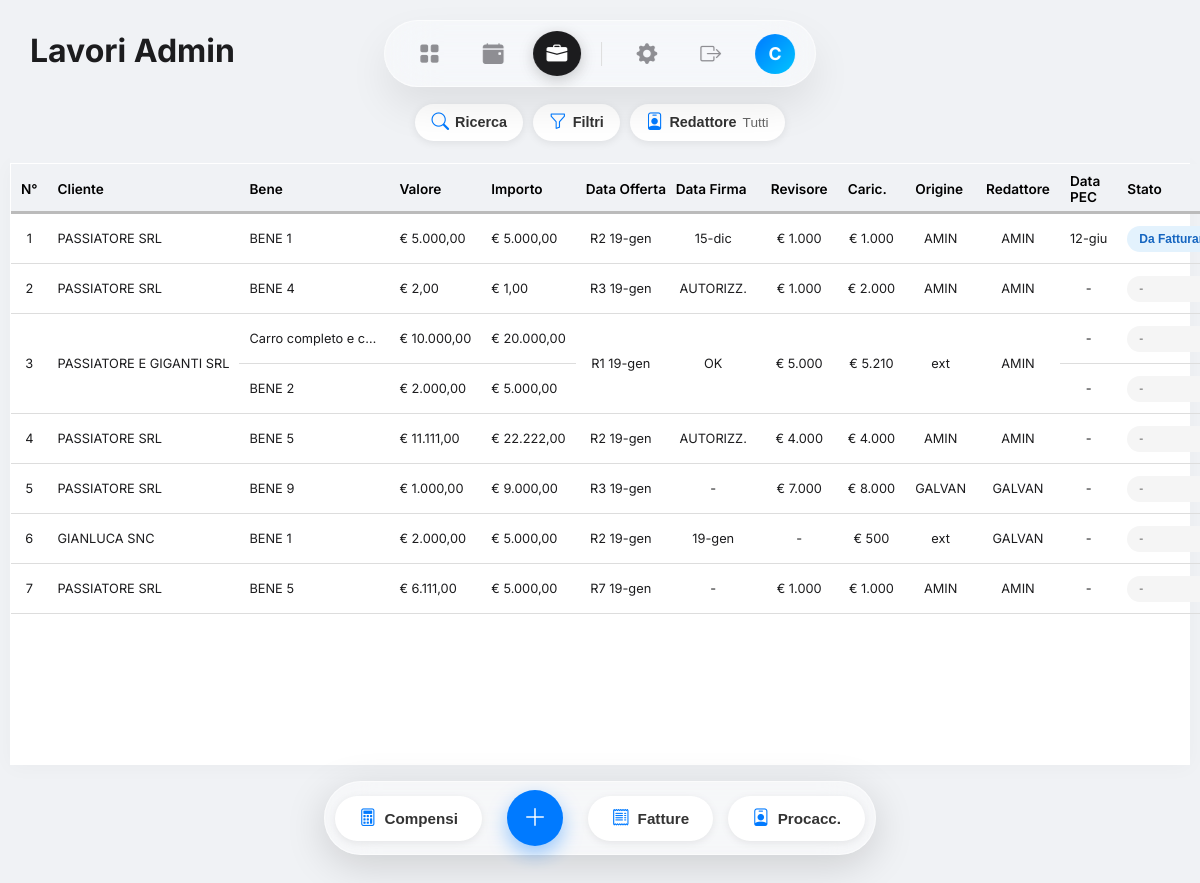
The page /lavori_admin (signed in) on the database as committed earlier.
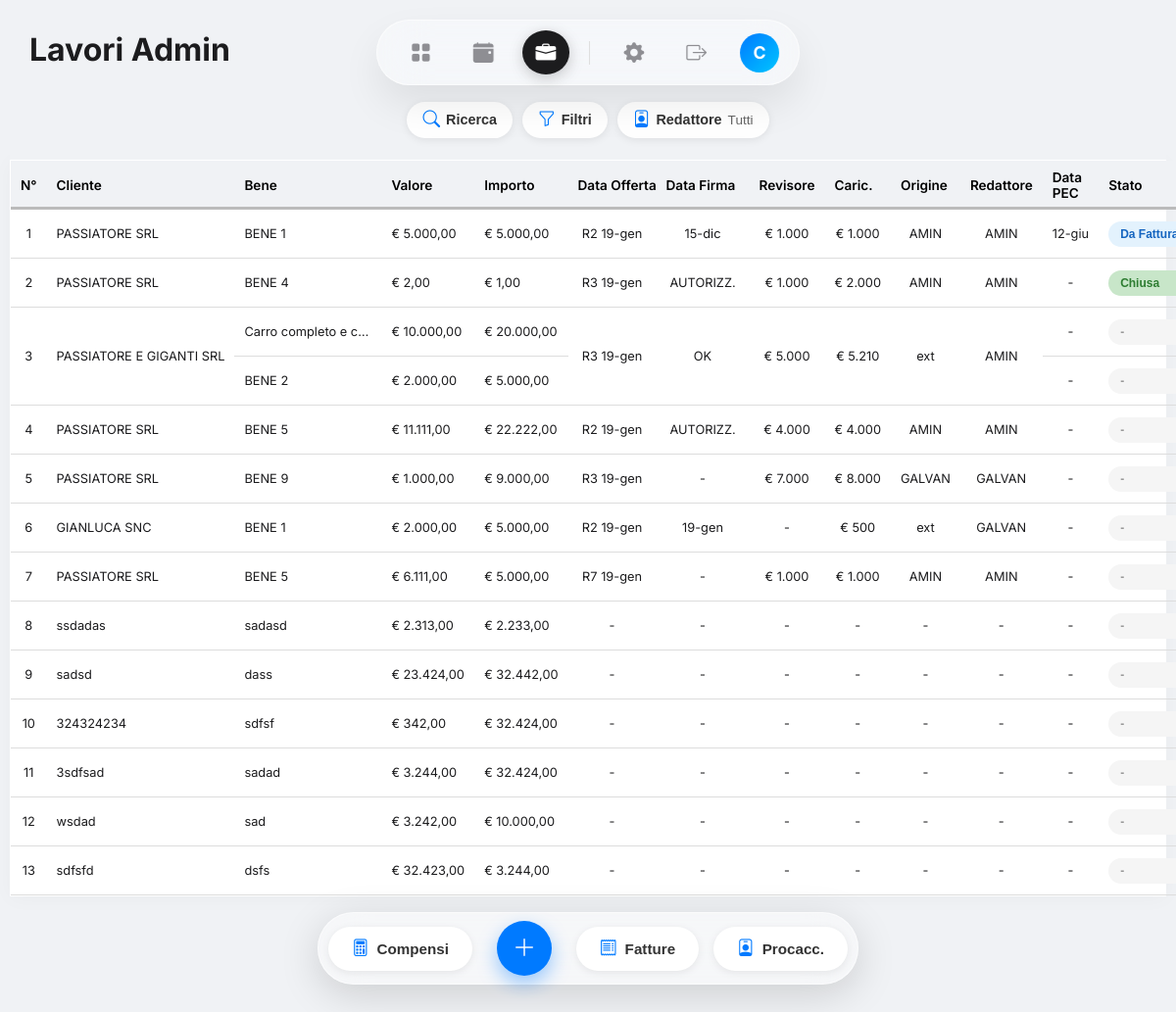
The same page on the database as committed later.
### app/models.py (models this page shows)
class LavoroAdmin(db.Model):
    id = db.Column(db.Integer, primary_key=True)
    numero = db.Column(db.Integer)
    cliente_id = db.Column(db.Integer, db.ForeignKey('cliente.id'))
    cliente_rel = db.relationship('Cliente', backref='lavori')
    cliente_nome = db.Column(db.String(150))
    bene = db.Column(db.Text)
    valore_bene = db.Column(db.Float, default=0.0)
    importo_offerta = db.Column(db.Float, default=0.0)
    origine = db.Column(db.String(50))
    nome_esterno = db.Column(db.String(100))
    redattore = db.Column(db.String(50))
    collaboratore = db.Column(db.String(100))
    data_offerta_check = db.Column(db.Boolean, default=False)
    data_offerta = db.Column(db.Date, nullable=True)
    data_firma_check = db.Column(db.Boolean, default=False)
    data_firma = db.Column(db.Date, nullable=True)
    data_pec = db.Column(db.Date, nullable=True)
    firma_esito = db.Column(db.String(20))  # 'OK' | 'AUTORIZZ.' oppure None
    stato = db.Column(db.String(50), default='vuoto')
    offerta_revision = db.Column(db.Integer, default=0)  # 0 = prima emissione (senza rev.)
    offerta_dirty = db.Column(db.Boolean, default=False)  # True se il lavoro è stato modificato dopo l'ultima offerta
    offerta_tipo = db.Column(db.String(10))  # 'old' | 'iper'
    has_revisore = db.Column(db.Boolean, default=False)
    has_caricamento = db.Column(db.Boolean, default=False)
    spese_amministrative = db.Column(db.Boolean, default=False)
    nome_revisore = db.Column(db.String(100))
    nome_caricamento = db.Column(db.String(100))
    importo_revisione = db.Column(db.Float, default=0.0)  # Importo nell'offerta
    importo_caricamento = db.Column(db.Float, default=0.0)  # Importo nell'offerta
    rev_type = db.Column(db.String(10), default='perc')  # 'perc' o 'euro'
    rev_value = db.Column(db.Float, default=0.0)  # Valore originale inserito
    car_type = db.Column(db.String(10), default='perc')  # 'perc' o 'euro'
    car_value = db.Column(db.Float, default=0.0)  # Valore originale inserito
    c_fe = db.Column(db.Float, default=0.0)
    c_amin = db.Column(db.Float, default=0.0)
    c_galvan = db.Column(db.Float, default=0.0)
    c_fh = db.Column(db.Float, default=0.0)
    c_bianc = db.Column(db.Float, default=0.0)
    c_deloitte = db.Column(db.Float, default=0.0)
    c_ext = db.Column(db.Float, default=0.0)
    c_revisore = db.Column(db.Float, default=0.0)
    c_caricamento = db.Column(db.Float, default=0.0)
    f_fe = db.Column(db.String(50))
    f_amin = db.Column(db.String(50))
    f_galvan = db.Column(db.String(50))
    f_fh = db.Column(db.String(50))
    f_bianc = db.Column(db.String(50))
    f_deloitte = db.Column(db.String(50))
    f_ext = db.Column(db.String(50))
    f_revisore = db.Column(db.String(50))
    f_caricamento = db.Column(db.String(50))
    created_at = db.Column(db.DateTime, default=datetime.utcnow)

class Bene(db.Model):
    id = db.Column(db.Integer, primary_key=True)
    lavoro_id = db.Column(db.Integer, db.ForeignKey('lavoro_admin.id'), nullable=False)
    descrizione = db.Column(db.Text, nullable=False)
    valore = db.Column(db.Float, default=0.0)
    importo_offerta = db.Column(db.Float, default=0.0)  # Importo offerta per questo bene
    stato = db.Column(db.String(50), default='vuoto')  # Stato per bene
    data_pec = db.Column(db.Date, nullable=True)  # Data PEC per bene
    ordine = db.Column(db.Integer, default=0)  # Per mantenere l'ordine di inserimento
    lavoro = db.relationship('LavoroAdmin', backref='beni_list')

### app/routes/main_routes.py (the view, shortened to what this page needs)
@bp.route('/lavori_admin')
@login_required
def lavori_admin():
    if current_user.role != 'admin':
        return redirect(url_for('main.dashboard'))
    view_mode = current_user.admin_view_mode
    if view_mode == 'extra2':
        view_mode = 'standard'
    lavori = LavoroAdmin.query.order_by(LavoroAdmin.numero.asc()).all()
    lavori_with_beni = []
    for lavoro in lavori:
        beni_list = []
        if lavoro.beni_list:
            for bene in sorted(lavoro.beni_list, key=lambda x: x.ordine):
                beni_list.append({
                    'id': bene.id,
                    'descrizione': bene.descrizione,
                    'valore': bene.valore,
                    'importo_offerta': getattr(bene, 'importo_offerta', 0) or 0,
                    'stato': getattr(bene, 'stato', 'vuoto') or 'vuoto',
                    'data_pec': bene.data_pec
                })
        lavori_with_beni.append({'lavoro': lavoro, 'beni': beni_list})
    return render_template('main/lavori_admin.html', lavori_with_beni=lavori_with_beni, view_mode=view_mode)

### app/templates/main/lavori_admin.html (shortened to what the changed rows need)
{% extends "base.html" %}
{% block content %}
<div class="header-section">
    <h1>{% if view_mode == 'extra2' or view_mode == 'focus_special' %}Compensi e fatture{% else %}Lavori Admin{% endif %}</h1>
</div>
{% if view_mode == 'standard' %}
<div class="table-container oneui-card">
    <table class="oneui-table lavori-admin-standard-table">
        <thead>
            <tr>
                <th>N°</th>
                <th>Cliente</th>
                <th>Bene</th>
                <th>Valore</th>
                <th>Importo</th>
                <th class="col-data-offerta">Data Offerta</th>
                <th class="col-data-firma">Data Firma</th>
                <th>Revisore</th>
                <th>Caric.</th>
                <th>Origine</th>
                <th>Redattore</th>
                <th>Data PEC</th>
                <th>Stato</th>
            </tr>
        </thead>
        <tbody>
            {% if lavori_with_beni %}
            {% for item in lavori_with_beni %}
            {% set l = item.lavoro %}
            {% set num_beni = item.beni|length %}
            {% for bene in item.beni %}
            {% set bene_idx = loop.index0 %}
            <tr data-id="{{ l.id }}" data-bene-id="{{ bene.id }}"
                {% if bene_idx == 0 %}
                data-offerta-generated="{{ 1 if l.data_offerta else 0 }}"
                data-offerta-dirty="{{ 1 if l.offerta_dirty else 0 }}"
                data-offerta-rev="{{ l.offerta_revision or 0 }}"
                data-offerta-tipo="{{ (l.offerta_tipo or '') }}"
                data-cliente="{{ (l.cliente_nome or '')|lower }}"
                data-redattore="{{ (l.redattore or '')|upper }}"
                data-collaboratore="{{ (l.collaboratore or '')|lower }}"
                data-origine="{{ (l.origine or '')|lower }}"
                data-has-revisore="{{ 'si' if l.has_revisore else 'no' }}"
                data-has-caricamento="{{ 'si' if l.has_caricamento else 'no' }}"
                data-spese-amm="{{ 'si' if l.spese_amministrative else 'no' }}"
                oncontextmenu="showContextMenu(event, {{ l.id }})"
                {% endif %}
                data-bene="{{ (bene.descrizione or '')|lower }}"
                data-stato="{{ (bene.stato or 'vuoto')|lower }}">
                {% if bene_idx == 0 %}
                <td class="col-numero" rowspan="{{ num_beni }}" style="vertical-align: middle; text-align: center;">{{ l.numero }}</td>
                <td class="col-cliente" rowspan="{{ num_beni }}" style="vertical-align: middle;">{{ l.cliente_nome }}</td>
                {% endif %}
                <td class="col-bene-desc text-truncate">{{ bene.descrizione if bene.descrizione else '-' }}</td>
                <td class="col-bene-valore">€ {{ "{:,.2f}".format(bene.valore if bene.valore else 0).replace(",", "X").replace(".", ",").replace("X", ".") }}</td>
                <td class="col-bene-importo">€ {{ "{:,.2f}".format(bene.importo_offerta if bene.importo_offerta else 0).replace(",", "X").replace(".", ",").replace("X", ".") }}</td>
                {% if bene_idx == 0 %}
                <td rowspan="{{ num_beni }}" class="cell-data-offerta col-data-offerta" style="vertical-align: middle; text-align: center;">
                    {% if l.data_offerta %}
                        {% set mesi = ['','gen','feb','mar','apr','mag','giu','lug','ago','set','ott','nov','dic'] %}
                        {% if l.offerta_revision and l.offerta_revision > 0 %}R{{ l.offerta_revision }} {% endif %}
                        {{ l.data_offerta.strftime('%d') }}-{{ mesi[l.data_offerta.month] }}
                    {% else %}
                        -
                    {% endif %}
                </td>
                <td rowspan="{{ num_beni }}" class="cell-data-firma col-data-firma" style="vertical-align: middle; text-align: center;" ondblclick="openFirmaMenu(event, {{ l.id }})">
                    {% if l.firma_esito %}
                        {{ l.firma_esito }}
                    {% elif l.data_firma %}
                        {% set mesi = ['','gen','feb','mar','apr','mag','giu','lug','ago','set','ott','nov','dic'] %}
                        {{ l.data_firma.strftime('%d') }}-{{ mesi[l.data_firma.month] }}
                    {% else %}
                        -
                    {% endif %}
                </td>
                <td class="col-imp-rev" rowspan="{{ num_beni }}" style="vertical-align: middle; text-align: center;">
                    {% if l.importo_revisione and l.importo_revisione > 0 %}
                    € {{ "{:,.0f}".format(l.importo_revisione).replace(",", ".") }}
                    {% else %}
                    -
                    {% endif %}
                </td>
                <td class="col-imp-car" rowspan="{{ num_beni }}" style="vertical-align: middle; text-align: center;">
                    {% if l.importo_caricamento and l.importo_caricamento > 0 %}
                    € {{ "{:,.0f}".format(l.importo_caricamento).replace(",", ".") }}
                    {% else %}
                    -
                    {% endif %}
                </td>
                <td class="col-origine" rowspan="{{ num_beni }}" style="vertical-align: middle; text-align: center;">{{ l.origine or '-' }}</td>
                <td class="col-redattore" rowspan="{{ num_beni }}" style="vertical-align: middle; text-align: center;">{{ l.redattore or '-' }}</td>
                {% endif %}
                <td class="col-data-pec" style="text-align: center;" {% if bene.id %}ondblclick="editDataPec(event, {{ bene.id }})"{% endif %}>
                    {% if bene.data_pec %}
                        {% set mesi = ['','gen','feb','mar','apr','mag','giu','lug','ago','set','ott','nov','dic'] %}
                        {{ bene.data_pec.strftime('%d') }}-{{ mesi[bene.data_pec.month] }}
                    {% else %}
                        -
                    {% endif %}
                </td>
                <td>
                    <select class="status-select stato-{{ (bene.stato or 'vuoto')|replace(' ', '-') }}"
                        onchange="updateBeneStato(this, {{ bene.id or 0 }})" {% if not bene.id %}disabled{% endif %}>
                        <option value="vuoto" {% if (bene.stato or 'vuoto')=='vuoto' %}selected{% endif %}>-</option>
                        <option value="da fatturare" {% if (bene.stato or '')=='da fatturare' %}selected{% endif %}>Da Fatturare</option>
                        <option value="chiusa" {% if (bene.stato or '')=='chiusa' %}selected{% endif %}>Chiusa</option>
                    </select>
                </td>
            </tr>
            {% endfor %}
            {% endfor %}
            {% else %}
            <tr>
                <td colspan="14" style="text-align:center; color:#999; padding: 30px;">
                    Nessun lavoro presente. Clicca + per aggiungere.
                </td>
            </tr>
            {% endif %}
        </tbody>
    </table>
</div>
{% endif %}
{% endblock %}

Rows that differ between the two databases and show on the page:
changed Bene "BENE 4": stato "-" → "Chiusa"
changed LavoroAdmin "PASSIATORE E GIGANTI SRL": offerta_revision "1" → "3"
added Bene: descrizione "sadasd", valore "2.313,00", importo_offerta "2.233,00", stato "-"
added LavoroAdmin: numero "8", cliente_nome "ssdadas", origine "-", redattore "-"
added Bene: descrizione "dass", valore "23.424,00", importo_offerta "32.442,00", stato "-"
added LavoroAdmin: numero "9", cliente_nome "sadsd", origine "-", redattore "-"
added Bene: descrizione "sdfsf", valore "342,00", importo_offerta "32.424,00", stato "-"
added LavoroAdmin: numero "10", cliente_nome "324324234", origine "-", redattore "-"
added Bene: descrizione "sadad", valore "3.244,00", importo_offerta "32.424,00", stato "-"
added LavoroAdmin: numero "11", cliente_nome "3sdfsad", origine "-", redattore "-"
added Bene: descrizione "sad", valore "3.242,00", importo_offerta "10.000,00", stato "-"
added LavoroAdmin: numero "12", cliente_nome "wsdad", origine "-", redattore "-"
added Bene: descrizione "dsfs", valore "32.423,00", importo_offerta "3.244,00", stato "-"
added LavoroAdmin: numero "13", cliente_nome "sdfsfd", origine "-", redattore "-"
